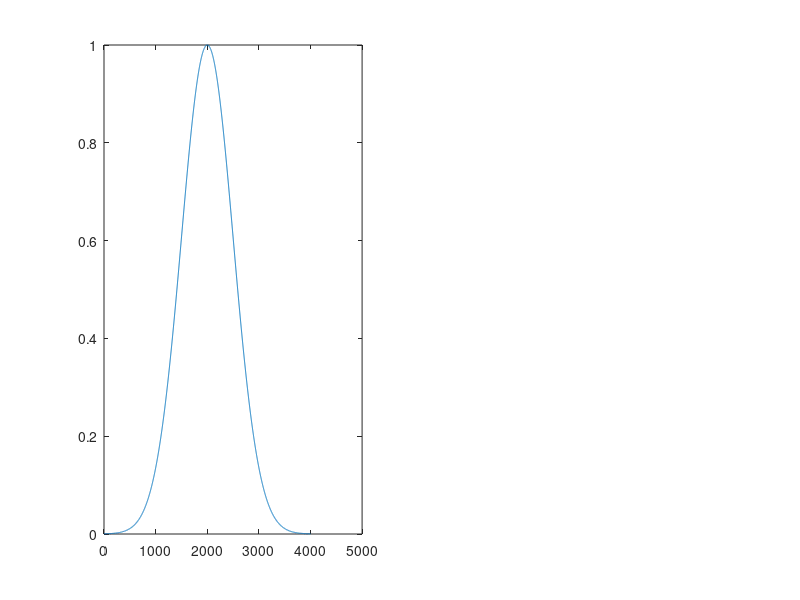

MATLAB code to generate this figure: (Note: this script raises an error after producing the figure.)
clear; close all; clc;

input_layer_size  = 2;
hidden_layer_size = 25;
output_layer_size = 1;

x = [-2:0.001:2];
y = [-2:0.001:2];

X = [x' y'];

out = exp(-x.^2 - y.^2)';

subplot(1, 2, 1); plot(out);

% i use epsilon to keep weights small and learning efficient
epsilon = sqrt(6)/(sqrt( 25 + 3));
Theta1 = rand(hidden_layer_size, input_layer_size + 1) * 2 * epsilon - epsilon;  % 25 x 3
epsilon = sqrt(6)/(sqrt( 1 + 26));
Theta2 = rand(output_layer_size, hidden_layer_size + 1)* 2 * epsilon - epsilon; % 1  x 26

%load('weights.mat');

nn_weights = [Theta1(:) ; Theta2(:)];

%feed forward and back propagation
lambda = 0; %weight regulization

[J grad] = nnCostFun(nn_weights, input_layer_size, hidden_layer_size, output_layer_size, X, out, lambda);

%gradient descent

%options = optimset('MaxIter', 50);

%costFunction = @(p) nnCostFun(p, input_layer_size, hidden_layer_size, output_layer_size, X, out, lambda);
                                   
%[nn_params, cost] = fmincg(costFunction, nn_weights, options);

[nn_params, cost] = gradientDescent(X, out, nn_weights, grad, 0.9, 500);

Theta1 = reshape(nn_params(1:hidden_layer_size * (input_layer_size + 1)), ...
                 hidden_layer_size, (input_layer_size + 1));

Theta2 = reshape(nn_params((1 + (hidden_layer_size * (input_layer_size + 1))):end), ...
                 output_layer_size, (hidden_layer_size + 1));
       
% visualize output
m = size(X, 1);
       
A1 = [ones(m, 1) X];
Z2 = A1 * Theta1';
A2 = [ones(size(Z2, 1), 1) sigmoid(Z2)];
Z3 = A2 * Theta2';
H = sigmoid(Z3);

subplot(1, 2, 2); plot(H);

figure; plot(cost);

% Testing
xnew = [0:0.1:5];
ynew = [0:0.1:5];
Xnew = [xnew' ynew'];
outnew = exp(-xnew.^2 - ynew.^2)';

m = size(Xnew, 1);

A1 = [ones(m, 1) Xnew];
Z2 = A1 * Theta1';
A2 = [ones(size(Z2, 1), 1) sigmoid(Z2)];
Z3 = A2 * Theta2';
H = sigmoid(Z3);

figure;subplot(1,2,1);plot(outnew);subplot(1,2,2);plot(H);